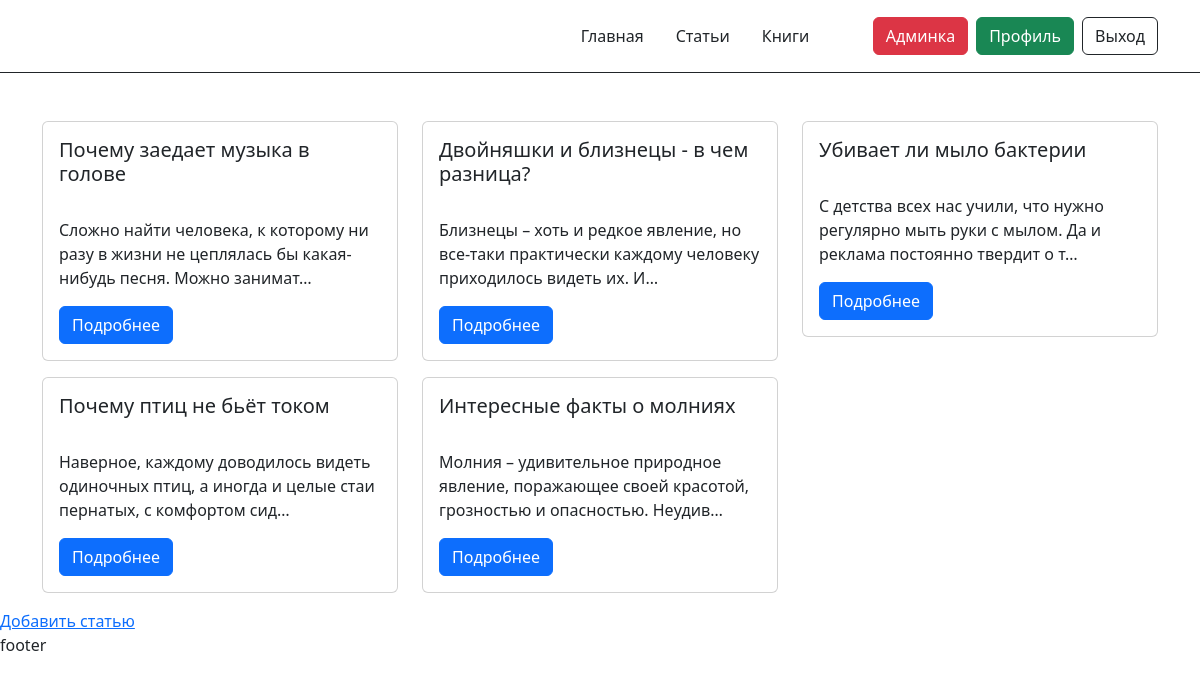
Page /articles/ (signed in) on the committed database.
### classviewshome/models.py (models this page shows, shortened)
class Article(models.Model):
    title = models.CharField(max_length=100, verbose_name="Заголовок")
    text = models.TextField(verbose_name="Текст")

### classviewshome/views.py (the view)
# urls.py: path('articles/', ArticleListView.as_view(), name='article_list'),
class ArticleListView(ListView):
    model = Article  #  articles = Article.objects.all()

### classviewshome/templates/classviewshome/article_list.html (shortened to what this page needs)
{% extends "base.html" %}
{% block content %}
<div class="container">
    <div class="row">
        {% for article in article_list %}
          <div class="col-12 md-6 col-xl-4 col-xxl-3 mb-2 mb-md-3">
            <div class="card">
              <div class="card-body">
                <h5 class="card-title">{{ article.title }}</h5>
                <p class="card-text">{{ article.text|truncatechars:100 }}</p>
                <a href="{% url 'article_detail' article.pk %}" class="btn btn-primary">Подробнее</a>
              </div>
            </div>
          </div>
        {% endfor %}
        </div>
    </div>
<div><a href="{% url 'create_article' %}">Добавить статью</a></div>
{% endblock content %}

### rows in the picture
Article: title "Почему заедает музыка в голове", text "Сложно найти человека, к которому ни разу в жизни не цеплялась бы какая-нибудь песня. Можно занимат…"
Article: title "Двойняшки и близнецы - в чем разница?", text "Близнецы – хоть и редкое явление, но все-таки практически каждому человеку приходилось видеть их. И…"
Article: title "Убивает ли мыло бактерии", text "С детства всех нас учили, что нужно регулярно мыть руки с мылом. Да и реклама постоянно твердит о т…"
Article: title "Почему птиц не бьёт током", text "Наверное, каждому доводилось видеть одиночных птиц, а иногда и целые стаи пернатых, с комфортом сид…"
Article: title "Интересные факты о молниях", text "Молния – удивительное природное явление, поражающее своей красотой, грозностью и опасностью. Неудив…"
